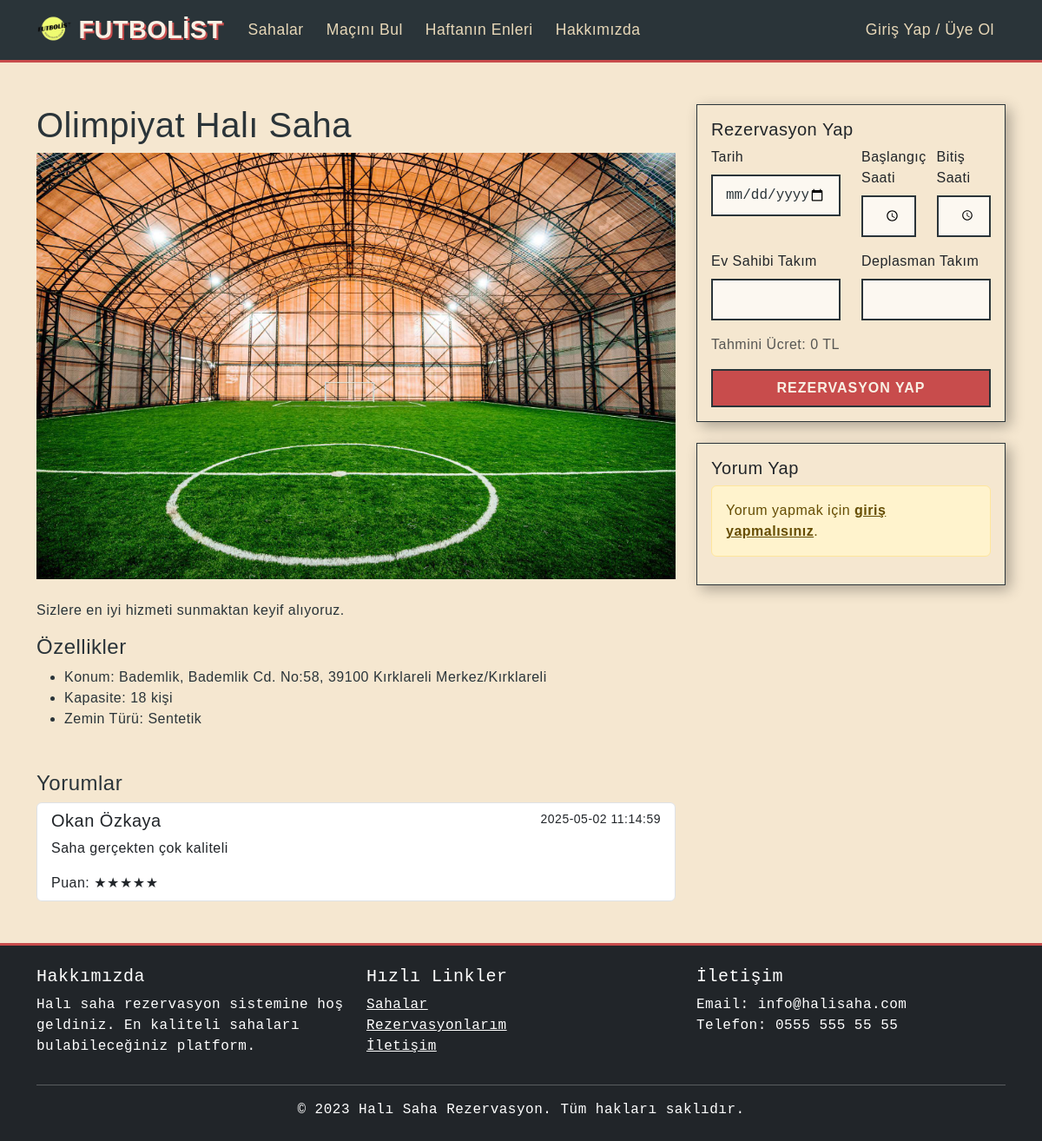
Screenshot of /halisaha-rezervasyon/saha-detay.php?id=5 with the database file from the repository.
### tables this page shows
CREATE TABLE IF NOT EXISTS `sahalar` (
  `id` int NOT NULL AUTO_INCREMENT,
  `ad` varchar(100) NOT NULL,
  `adres` text NOT NULL,
  `aciklama` text,
  `resim` varchar(255) DEFAULT NULL,
  `ucret` decimal(10,2) NOT NULL,
  `aktif` tinyint(1) DEFAULT '1',
  `konum` varchar(255) DEFAULT 'Belirtilmemiş',
  `telefon` varchar(20) DEFAULT NULL,
  `kapasite` int DEFAULT '10',
  `zemin_turu` varchar(100) DEFAULT 'Sentetik',
  `resim_yolu` varchar(255) DEFAULT 'saha.jpg',
  PRIMARY KEY (`id`)
);

CREATE TABLE IF NOT EXISTS `yorumlar` (
  `id` int NOT NULL AUTO_INCREMENT,
  `kullanici_id` int NOT NULL,
  `saha_id` int NOT NULL,
  `video_id` int NOT NULL,
  `yorum` text NOT NULL,
  `puan` tinyint DEFAULT NULL,
  `tarih` datetime DEFAULT CURRENT_TIMESTAMP,
  PRIMARY KEY (`id`),
  KEY `kullanici_id` (`kullanici_id`),
  KEY `video_id` (`video_id`),
  KEY `fk_yorumlar_saha` (`saha_id`)
);

CREATE TABLE IF NOT EXISTS `kullanicilar` (
  `id` int NOT NULL AUTO_INCREMENT,
  `ad_soyad` varchar(100) NOT NULL,
  `email` varchar(100) NOT NULL,
  `telefon` varchar(20) DEFAULT NULL,
  `sifre` varchar(255) NOT NULL,
  `rol` enum('admin','kullanici') DEFAULT 'kullanici',
  `kayit_tarihi` datetime DEFAULT CURRENT_TIMESTAMP,
  PRIMARY KEY (`id`),
  UNIQUE KEY `email` (`email`)
);

### halisaha-rezervasyon/saha-detay.php (the view, shortened to what this page needs)
<?php
require_once 'config.php';
$saha_id = $_GET['id'];
$stmt = $db->prepare("SELECT * FROM sahalar WHERE id = ?");
$stmt->execute([$saha_id]);
$saha = $stmt->fetch(PDO::FETCH_ASSOC);
$resim_yolu = !empty($saha['resim_yolu']) ? $saha['resim_yolu'] : 'assets/img/default-saha.jpg';
$saha['konum'] = $saha['konum'] ?? 'Belirtilmemiş';
$saha['kapasite'] = $saha['kapasite'] ?? 10;
$saha['zemin_turu'] = $saha['zemin_turu'] ?? 'Sentetik';
$stmt = $db->prepare("
    SELECT y.*, u.ad_soyad
    FROM yorumlar y
    JOIN kullanicilar u ON y.kullanici_id = u.id
    WHERE y.saha_id = ?
    ORDER BY y.tarih DESC
");
$stmt->execute([$saha_id]);
$yorumlar = $stmt->fetchAll(PDO::FETCH_ASSOC);
?>
<!DOCTYPE html>
<html lang="tr">
<head>
    <link href="https://cdn.jsdelivr.net/npm/bootstrap@5.3.0/dist/css/bootstrap.min.css" rel="stylesheet">
    <link rel="stylesheet" href="assets/css/styles.css">
</head>
<body>
    <?php include 'includes/navbar.php'; ?>
    <div class="container mt-5">
        <div class="row">
            <div class="col-md-8">
                <h1><?= htmlspecialchars($saha['ad']) ?></h1>
                <img src="<?= $resim_yolu ?>" class="img-fluid mb-4" alt="<?= htmlspecialchars($saha['ad']) ?>">
                <p><?= nl2br(htmlspecialchars($saha['aciklama'])) ?></p>
                <div class="saha-ozellikler mb-4">
                    <h4>Özellikler</h4>
                    <ul>
                        <li>Konum: <?= htmlspecialchars($saha['konum']) ?></li>
                        <li>Kapasite: <?= htmlspecialchars($saha['kapasite']) ?> kişi</li>
                        <li>Zemin Türü: <?= htmlspecialchars($saha['zemin_turu']) ?></li>
                    </ul>
                </div>
                <h4 class="mt-5">Yorumlar</h4>
                <?php if (empty($yorumlar)): ?>
                    <div class="alert alert-info">Henüz yorum yapılmamış.</div>
                <?php else: ?>
                    <div class="list-group">
                        <?php foreach ($yorumlar as $yorum): ?>
                        <div class="list-group-item">
                            <div class="d-flex justify-content-between">
                                <h5><?= htmlspecialchars($yorum['ad_soyad']) ?></h5>
                                <small><?= $yorum['tarih'] ?></small>
                            </div>
                            <p><?= htmlspecialchars($yorum['yorum']) ?></p>
                            <?php if ($yorum['puan']): ?>
                                <div>Puan: <?= str_repeat('★', $yorum['puan']) ?></div>
                            <?php endif; ?>
                        </div>
                        <?php endforeach; ?>
                    </div>
                <?php endif; ?>
            </div>
            <div class="col-md-4">
                <div class="card">
                    <div class="card-body">
                        <h5 class="card-title">Rezervasyon Yap</h5>
                        <form action="rezervasyon-yap.php" method="POST">
                            <div class="row">
                                <div class="col-md-6 mb-3">
                                    <label class="form-label">Tarih</label>
                                    <input type="date" class="form-control" name="tarih" required
                                           min="<?= date('Y-m-d') ?>">
                                </div>
                                <div class="col-md-3 mb-3">
                                    <label class="form-label">Başlangıç Saati</label>
                                    <input type="time" class="form-control" name="baslangic_saati" required>
                                </div>
                                <div class="col-md-3 mb-3">
                                    <label class="form-label">Bitiş Saati</label>
                                    <input type="time" class="form-control" name="bitis_saati" required>
                                </div>
                            </div>
                            <div class="row">
                                <div class="col-md-6 mb-3">
                                    <label class="form-label">Ev Sahibi Takım</label>
                                    <input type="text" class="form-control" name="ev_sahibi_takim"
                                           value="<?= htmlspecialchars($_SESSION['kullanici']['takim_adi'] ?? '') ?>">
                                </div>
                                <div class="col-md-6 mb-3">
                                    <label class="form-label">Deplasman Takım</label>
                                    <input type="text" class="form-control" name="deplasman_takim">
                                </div>
                            </div>
                            <div class="mb-3">
                                <p class="text-muted">Tahmini Ücret: <span id="tahmini-ucret">0</span> TL</p>
                            </div>
                            <button type="submit" class="btn btn-primary w-100">Rezervasyon Yap</button>
                        </form>
                    </div>
                </div>
                <div class="card mt-4">
                    <div class="card-body">
                        <h5 class="card-title">Yorum Yap</h5>
                        <?php if (isset($_SESSION['kullanici'])): ?>
                            <form action="yorum-yap.php" method="POST">
                                <input type="hidden" name="yorum_yap" value="1">
                                <input type="hidden" name="saha_id" value="<?= $saha['id'] ?>">
                                <div class="mb-3">
                                    <label class="form-label">Yorumunuz</label>
                                    <textarea class="form-control" name="yorum" rows="3" required minlength="10"
                                              placeholder="En az 10 karakter olmalıdır..."></textarea>
                                </div>
                                <div class="mb-3">
                                    <label class="form-label">Puan</label>
                                    <select class="form-select" name="puan" required>
                                        <option value="">Puan seçin</option>
                                        <option value="5">5 ★★★★★</option>
                                        <option value="4">4 ★★★★</option>
                                        <option value="3">3 ★★★</option>
                                        <option value="2">2 ★★</option>
                                        <option value="1">1 ★</option>
                                    </select>
                                </div>
                                <button type="submit" class="btn btn-primary">Gönder</button>
                            </form>
                        <?php else: ?>
                            <div class="alert alert-warning">
                                Yorum yapmak için <a href="giris.php" class="alert-link">giriş yapmalısınız</a>.
                            </div>
                        <?php endif; ?>
                    </div>
                </div>
            </div>
        </div>
    </div>
    <?php include 'includes/footer.php'; ?>
</body>
</html>

### halisaha-rezervasyon/assets/css/styles.css (style rules this page uses)
:root { --grass: #5a7247; --line: #f8f1e5; --vintage-dark: #2a3439; --vintage-light: #e8d8b8; --vintage-red: #c84c4c; --vintage-blue: #4a6b8a; --old-paper: #f5e7d0; }
body { font-family: 'Bebas Neue', 'Arial Narrow', sans-serif; background-color: var(--old-paper); background-image: url('https://example.com/vintage-paper-texture.jpg'); background-attachment: fixed; color: var(--vintage-dark); min-height: 100vh; margin: 0; padding: 0; letter-spacing: 0.5px; }
.card { border: none; border-radius: 0; overflow: hidden; box-shadow: 5px 5px 15px rgba(0,0,0,0.3); transition: transform 0.3s; background: var(--old-paper); border: 1px solid var(--vintage-dark); margin-bottom: 20px; }
.btn { border-radius: 0; padding: 8px 25px; font-weight: 600; letter-spacing: 1px; transition: all 0.3s; border: 2px solid var(--vintage-dark); text-transform: uppercase; }
.btn-primary { background: var(--vintage-red); color: var(--line); }
.form-control, .form-select { background: rgba(255, 255, 255, 0.7); border: 2px solid var(--vintage-dark); color: var(--vintage-dark); border-radius: 0; padding: 10px 15px; font-family: 'Courier New', monospace; }

### rows the page displays
sahalar: ad "Olimpiyat Halı Saha", resim_yolu (picture), aciklama "Sizlere en iyi hizmeti sunmaktan keyif alıyoruz.", konum "Bademlik, Bademlik Cd. No:58, 39100 Kırklareli Merkez/Kırklareli", kapasite "18", zemin_turu "Sentetik"
yorumlar: kullanicilar.ad_soyad "Okan Özkaya", tarih "2025-05-02 11:14:59", yorum "Saha gerçekten çok kaliteli", puan "★★★★★"
